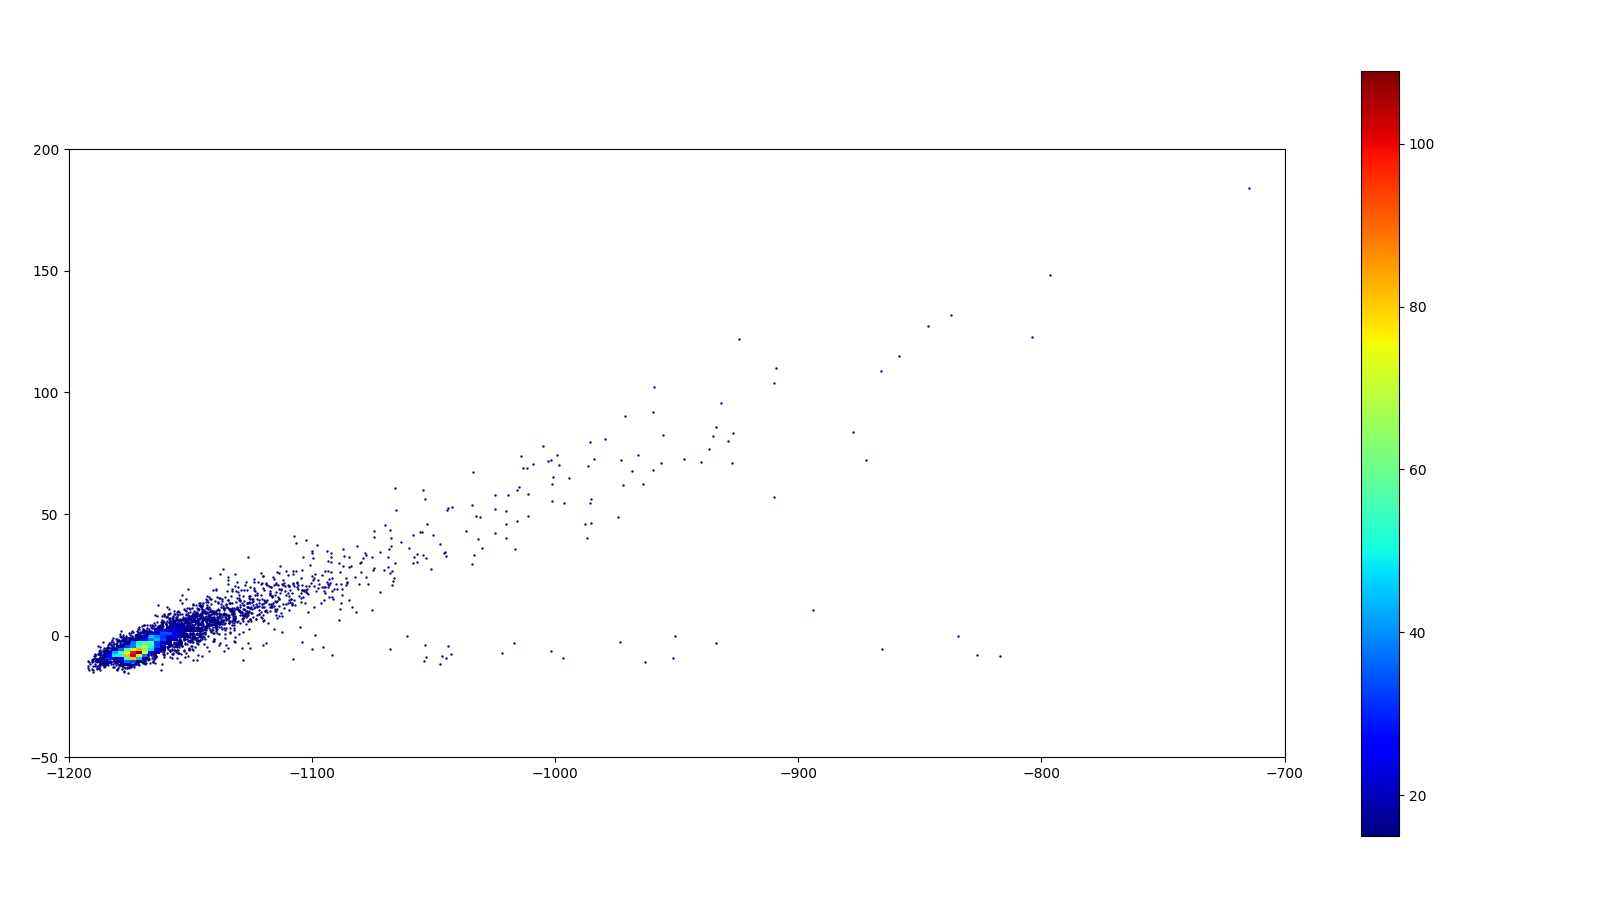

Reproduce this figure in Python.
import sys

if (len(sys.argv) > 2):
    print "Please don't input more than one file at a time."
    exit()

if (len(sys.argv) < 2):
    file = raw_input("Please provide a sorted_models file:")
else:
    file = sys.argv[1]

import numpy as np
import matplotlib as plt
import pandas as pd
from pylab import *
import scipy

#file = sys.argv[1]
models = pd.read_csv('/home/kuehnna/gitrepos/python_assessment/sorted_models.txt', sep=' ', names=['model', 'total_score', 'interface_delta_X'])
x = models['total_score']
y = models['interface_delta_X']

# I am not fully aware of how or why the following code works. I found it online and modified it to suit my data. I just thought it was pretty cool given the high density of the dots in the bottom-left area.
# (The comments after this point are also not mine, but I copied them along with the code to make it more understandable for me.)

#histogram definition
xyrange = [[-1200,-700],[-50,200]] # data range
bins = [200,200] # number of bins
thresh = 15 #density threshold

#data definition
xdat, ydat = x, y

# histogram the data
hh, locx, locy = scipy.histogram2d(xdat, ydat, range=xyrange, bins=bins)
posx = np.digitize(xdat, locx)
posy = np.digitize(ydat, locy)

#select points within the histogram
ind = (posx > 0) & (posx <= bins[0]) & (posy > 0) & (posy <= bins[1])
hhsub = hh[posx[ind] - 1, posy[ind] - 1] # values of the histogram where the points are
xdat1 = xdat[ind][hhsub < thresh] # low density points
ydat1 = ydat[ind][hhsub < thresh]
hh[hh < thresh] = np.nan # fill the areas with low density by NaNs

plt.figure(figsize=[16,9])
plot1 = plt.imshow(np.flipud(hh.T),cmap='jet',extent=np.array(xyrange).flatten(), interpolation='none', origin='upper')
plot2 = plt.colorbar()   
plot3 = plt.scatter(xdat1, ydat1, marker='.', s=2, color='darkblue')
plt.show()
